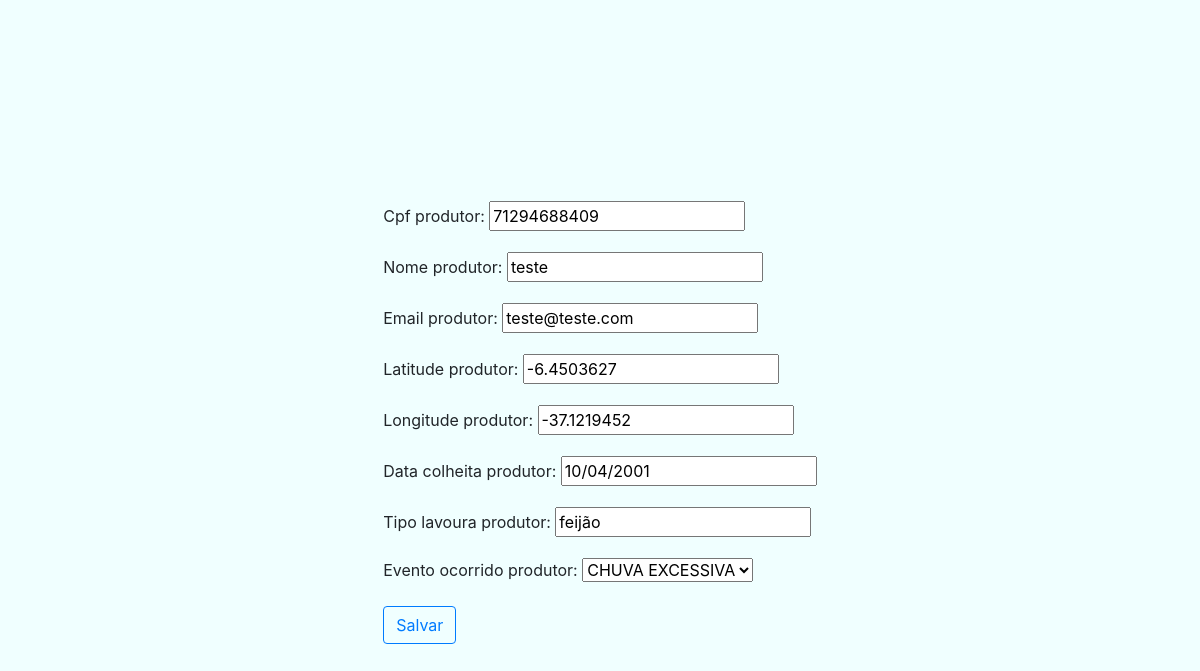
The app's page /update_comunication/71294688409/ with its own data.
### Manager/models.py (models this page shows)
class Loss_comunication(models.Model):
    EVENTO_CHOICES = (
        ("CHUVA EXCESSIVA","CHUVA EXCESSIVA"),
        ("GEADA","GEADA"),
        ("GRANIZO","GRANIZO"),
        ("SECA","SECA"),
        ("VENDAVAL","VENDAVAL"),
        ("RAIO","RAIO")
    )
    nome_produtor = models.CharField(max_length=75)
    email_produtor = models.EmailField()
    cpf_produtor = models.CharField(max_length=11,primary_key=True)
    latitude_produtor = models.CharField(max_length=200)
    longitude_produtor = models.CharField(max_length=200)
    tipo_lavoura_produtor = models.CharField(max_length=75)
    data_colheita_produtor = models.CharField(max_length=11)
    evento_ocorrido_produtor = models.CharField(max_length=75,choices=EVENTO_CHOICES,default=None)

### Manager/views.py (the view)
# urls.py: path('update_comunication/<int:id_update>/',update_comunication ,name="update_comunication" ),
def update_comunication(request,id_update):
    comunication = Loss_comunication.objects.get(cpf_produtor=id_update)
    form = FormLossComunication(request.POST or None, instance=comunication)
    if form.is_valid():
        form.save()
        return redirect('list_comunication')
    return render(request,'updateComunication.html',{'chave_update_comunication':form})

### Manager/forms.py
class FormLossComunication(forms.ModelForm):
    class Meta:
        model = Loss_comunication
        fields = ['cpf_produtor','nome_produtor','email_produtor','latitude_produtor','longitude_produtor','data_colheita_produtor','tipo_lavoura_produtor','evento_ocorrido_produtor']

### Manager/templates/updateComunication.html (shortened to what this page needs)
{%load static%}
<head>
    <link rel="stylesheet" href="{% static 'css/styleUpdate.css' %}">
    <link rel="stylesheet" href="https://cdn.jsdelivr.net/npm/bootstrap@4.0.0/dist/css/bootstrap.min.css"
>
</head>
<body>
    <div class="container_update">
        <div class="box_update">
            <form method="post">
                {{chave_update_comunication.as_p}}
                <button type="submit" class="btn btn-outline-primary">Salvar</button>
            </form>
        </div>
    </div>
</body>
</html>

### Manager/static/css/styleUpdate.css (style rules this page uses)
.container_update { width: 100%; height: 100%; background-color: azure; padding-top: 5%; margin-top: auto; display: flex; justify-content:center; align-items: center; }
.box_update { min-width: none; max-width: none; }
body { background-color: azure; }

### records on screen
Loss_comunication: cpf_produtor "71294688409", nome_produtor "teste", email_produtor "teste@teste.com", latitude_produtor "-6.4503627", longitude_produtor "-37.1219452", data_colheita_produtor "10/04/2001", tipo_lavoura_produtor "feijão", evento_ocorrido_produtor "CHUVA EXCESSIVA"
